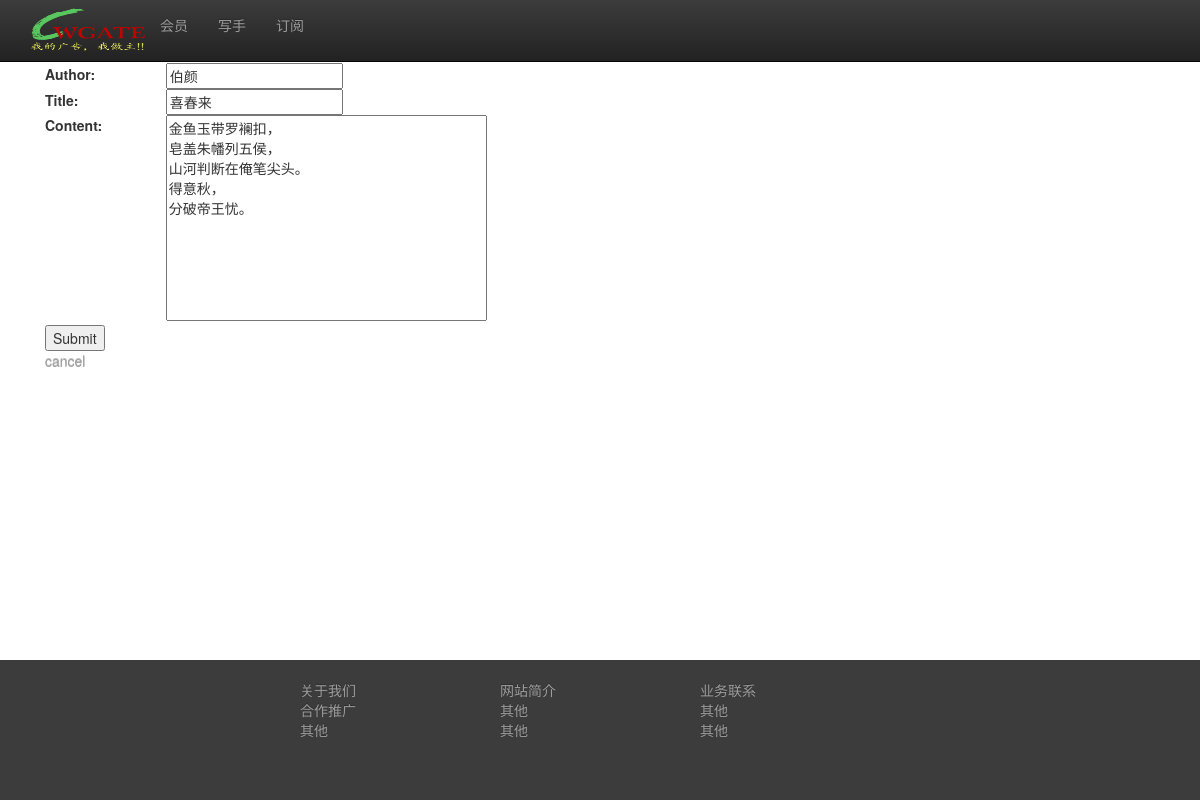
Screenshot of /internal/content/article/edit/1/ (signed in) with the database file from the repository.
### content/models.py (models this page shows, shortened)
class Article(models.Model):
    category = models.ForeignKey(Category)
    title = models.CharField(max_length=120)
    author = models.CharField(max_length=30)
    content = models.TextField('Content')
    added = models.DateTimeField('date added',null=True,auto_now_add=True)
    num_like = models.IntegerField(null=True, default=0)
    num_read = models.IntegerField(null=True, default=0)
    num_frwd = models.IntegerField(null=True, default=0)
    num_para = models.IntegerField(null=True, default=0)

### content/views.py (the view)
# urls.py: url(r'article/edit/(?P<aid>[0-9]+)/$', views.editarticle, name='editarticle'),
@login_required
def editarticle(request, aid):
    err = ''
    article = Article.objects.get(id=aid)
    if request.method == 'POST':
        form = ArticleForm(request.POST)
        if form.is_valid():
            author = form.cleaned_data['author']
            title = form.cleaned_data['title']
            content = form.cleaned_data['content']
            article.author = author
            article.title = title
            article.content = content
            article.save()
            return redirect('/internal/content/article/list/')
        else:
            return HttpResponse('Error')
    else:
        form = ArticleForm()
    context = {
        'form': form,
        'article': Article.objects.get(id=aid),
        'err': err
    }
    return render(request, 'editarticle.html', context=context)

### content/forms.py
class ArticleForm(forms.Form):
    category = NoValidateField(label='category', choices=[])
    author = forms.CharField(max_length=30)
    title = forms.CharField(max_length=100)
    content = forms.CharField(widget=forms.Textarea)

### content/templates/editarticle.html (shortened to what this page needs)
{% extends "base.html" %}
{% block content %}
<h2>Edit an article</h2>
<form action="/internal/content/article/edit/{{ article.id }}/" method="post">
<table cols="2" width="800">
<tr>
    <td><label for="id_author">Author:</label></td>
    <td><input id="id_author" maxlength="200" name="author" type="text" value="{{ article.author }}"/></td>
</tr>
<tr>
    <td><label for="id_title">Title:</label></td>
    <td><input id="id_title" maxlength="200" name="title" type="text" value="{{ article.title }}"/></td>
</tr>
<tr>
    <td valign="top"><label for="id_body">Content:</label></td>
    <td><textarea cols="40" id="id_body" name="content" rows="10">{{ article.content }}</textarea></td>
</tr>
</table>
    <input type="submit" value="Submit">
</form>
<p><a href="{% url 'listarticle' %}">cancel</a></p>
{% endblock %}

### static/media/css/main.css (style rules this page uses)
textarea { resize: none; }

### editor/templates/base.html (style rules this page uses)
html, body { height: 100%; }
a { text-shadow: 0 -1px 0 rgba(0, 0, 0, 0.25); color: #9d9d9d; text-decoration: none; }

### rows the page displays
Article: author "伯颜", title "喜春来", content "金鱼玉带罗襕扣， 皂盖朱幡列五侯， 山河判断在俺笔尖头。 得意秋， 分破帝王忧。"
